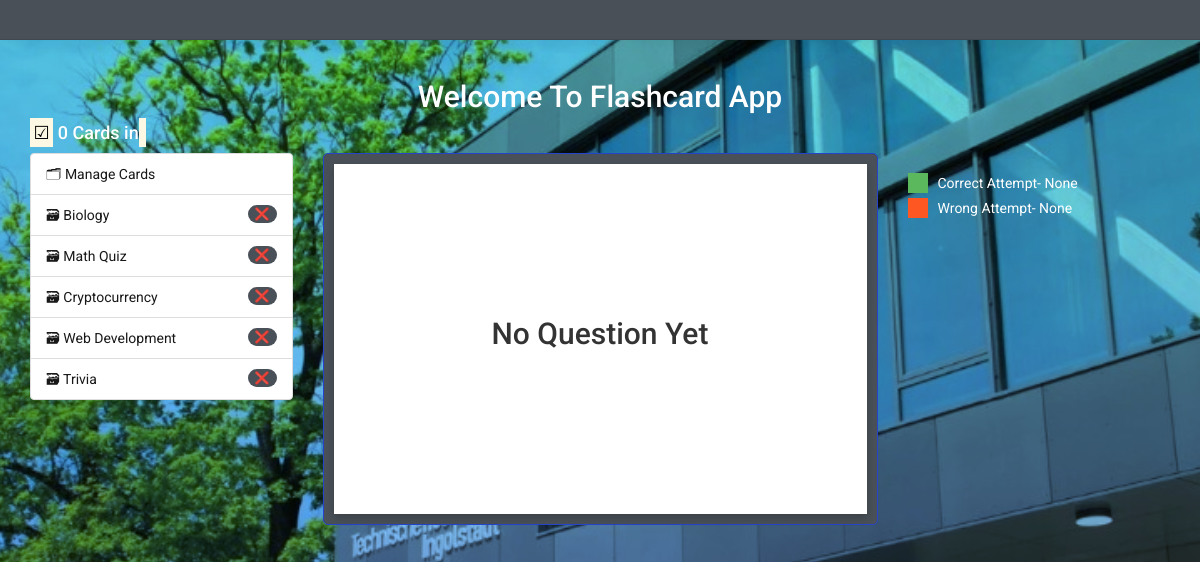
/deck/Biology, run on an earlier commit of the app's database.
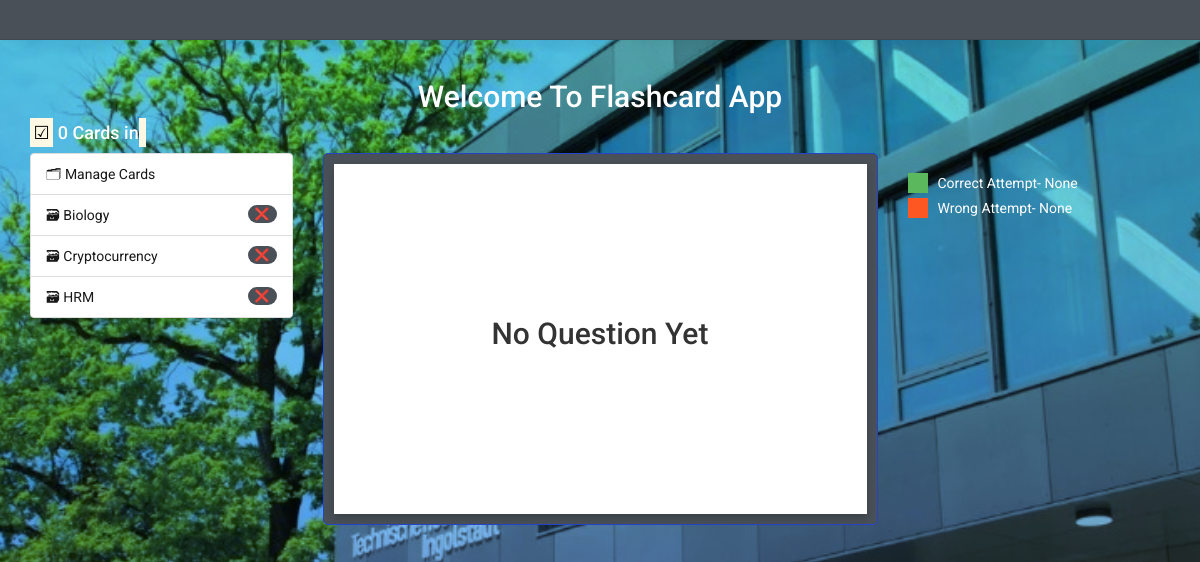
And on a later commit of the database.
### cards/models.py (models this page shows)
class Deck(models.Model):
    name = models.CharField(max_length=100)
    def __str__(self):
        return self.name

### cards/views.py (the view, shortened to what this page needs)
class BoxView(CardListView):
    template_name = "cards/box.html"
    form_class = CardCheckForm
    def get_queryset(self):
        card_ids = filter_learning_history()
        logger = logging.getLogger(__name__)
        logger.info(f"card_ids: {card_ids}")
        deck = Deck.objects.get(name=self.kwargs["deck"])
        return Card.objects.filter(deck=deck).exclude(id__in=card_ids)
    def get_context_data(self, **kwargs):
        context = super().get_context_data(**kwargs)
        card_list = list(self.get_queryset())
        if self.object_list:
            context["check_card"] = random.choice(self.object_list)
        return context

### cards/templatetags/cards_tags.py (called while the page is built)
@register.inclusion_tag("cards/box_links.html")
@register.inclusion_tag("cards/box_links.html")
def decks_as_links():
    decks = Deck.objects.all()
    return {'decks':decks}

### cards/views.py (called while the page is built)
def filter_learning_history():
    time_threshold = timezone.now() - timedelta(hours=48)
    recent_known_records = LearningHistory.objects.filter(
        queried_at__gte=time_threshold,
        known=True
    )
    card_counts = recent_known_records.values('card').annotate(card_count=Count('card')).filter(card_count__gte=2)
    print( card_counts)
    card_ids = [entry['card'] for entry in card_counts]
    filtered_records = LearningHistory.objects.filter(card__in=card_ids, queried_at__gte=time_threshold, known=True)
    return card_ids

    def get_context_data(self, **kwargs):
        context = super().get_context_data(**kwargs)
        name = self.request.session.get('name')
        wrong = self.request.session.get('wrong')
        correct = self.request.session.get('correct')
        context['name'] = name
        context['wrong'] = wrong
        context['correct'] = correct
        return context

### cards/templates/cards/box.html
{% extends "cards/base.html" %}
{% load humanize %}
{% block content %}
    <h4><mark>&#x2611;</mark> <span class="mywhite"> {{ object_list | length }} Card{{ object_list | pluralize }} in </span><span><mark>{{check_card.deck}}</mark></span></h4>
    {% if check_card %}
        {% include "cards/card.html" with card=check_card %}
    {% else %}
    {% include "cards/card.html" with card=check_card %}
    {% endif %}
{% endblock content %}

### cards/templates/cards/box_links.html (shortened to what this page needs)
{% load humanize %}
{% for deck in decks %}
<li class="list-group-item d-flex justify-content-between align-items-center">
    <a href="{% url 'deck' deck=deck.name %}">
        🗃 {{ deck  }}
    </a>
    <a data-id="{{deck.id}}" data-name="{{ deck.name }}" class="myBtn badge badge-primary badge-pill" >❌</a>
  </li>
{% endfor %}

What changed in the data, as far as the page shows it:
removed Deck: name "Math Quiz"
removed Deck: name "Web Development"
removed Deck: name "Trivia"
added Deck: name "HRM"
